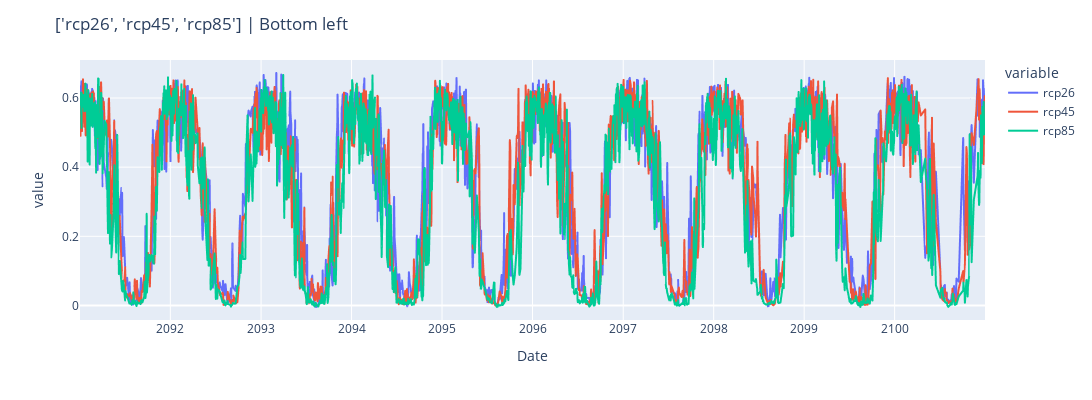

Write notebook code for a chart like this one.
### Code cell
# bottom left
temp_lat =  lats[1]
temp_lon = lons[2]
comparison_df_1 = comparison_df[(comparison_df['Latitude'] ==  temp_lat) & (comparison_df['Longitude'] == temp_lon)]
comparison_df_1, scale = comparison_df_1.sort_values(by='Date'), "Bottom left"
fig = px.line(comparison_df_1, x="Date" , y = scenario_array)
fig.update_layout(title=f'{scenario_array} | {scale}', width = 1800, height = 400)

plotly_image_path = os.path.join(folder_name, f"{scale}.png")
fig.write_image(plotly_image_path)

fig

### Figure 1 — Plotly figure (JSON) as saved in the notebook; plotly's stock layout.template omitted (floating-point values rounded to 4 significant figures; data arrays with more than 128 entries replaced by an {"elided": "..."} marker saying what was removed)
{"data": [{"hovertemplate": "variable=rcp26<br>Date=%{x}<br>value=%{y}<extra></extra>", "legendgroup": "rcp26", "line": {"color": "#636efa", "dash": "solid"}, "marker": {"symbol": "circle"}, "mode": "lines", "name": "rcp26", "showlegend": true, "type": "scattergl", "x": {"elided": "2192 str values"}, "xaxis": "x", "y": {"elided": "2192 float values"}, "yaxis": "y"}, {"hovertemplate": "variable=rcp45<br>Date=%{x}<br>value=%{y}<extra></extra>", "legendgroup": "rcp45", "line": {"color": "#EF553B", "dash": "solid"}, "marker": {"symbol": "circle"}, "mode": "lines", "name": "rcp45", "showlegend": true, "type": "scattergl", "x": {"elided": "2192 str values"}, "xaxis": "x", "y": {"elided": "2192 float values"}, "yaxis": "y"}, {"hovertemplate": "variable=rcp85<br>Date=%{x}<br>value=%{y}<extra></extra>", "legendgroup": "rcp85", "line": {"color": "#00cc96", "dash": "solid"}, "marker": {"symbol": "circle"}, "mode": "lines", "name": "rcp85", "showlegend": true, "type": "scattergl", "x": {"elided": "2192 str values"}, "xaxis": "x", "y": {"elided": "2192 float values"}, "yaxis": "y"}], "layout": {"height": 400, "legend": {"title": {"text": "variable"}, "tracegroupgap": 0}, "margin": {"t": 60}, "title": {"text": "['rcp26', 'rcp45', 'rcp85'] | Bottom left"}, "width": 1800, "xaxis": {"anchor": "y", "domain": [0, 1], "title": {"text": "Date"}}, "yaxis": {"anchor": "x", "domain": [0, 1], "title": {"text": "value"}}}}
